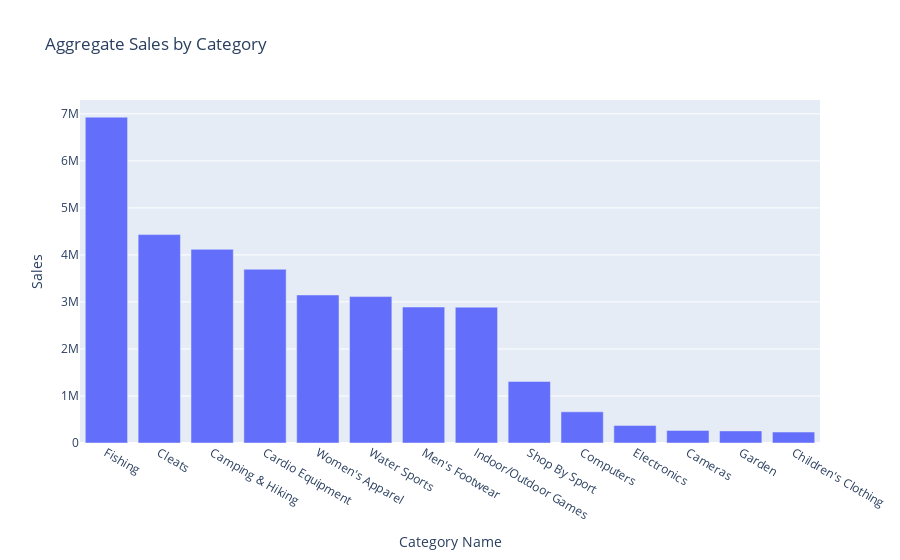

Write notebook code for a chart like this one.
### Markdown cell above
## category vs sales

### Code cell
category_sales=df.groupby('Category Name')['Sales'].sum().reset_index().sort_values(by='Sales', ascending=False).head(14)
plt.figure(figsize=(10, 6))
import plotly.express as px


fig = px.bar(category_sales, x='Category Name', y='Sales', title='Aggregate Sales by Category')

fig.show()

### Figure 1 — Plotly figure (JSON) as saved in the notebook; plotly's stock layout.template omitted (floating-point values rounded to 4 significant figures)
{"data": [{"alignmentgroup": "True", "hovertemplate": "Category Name=%{x}<br>Sales=%{y}<extra></extra>", "legendgroup": "", "marker": {"color": "#636efa", "pattern": {"shape": ""}}, "name": "", "offsetgroup": "", "orientation": "v", "showlegend": false, "textposition": "auto", "type": "bar", "x": ["Fishing", "Cleats", "Camping & Hiking", "Cardio Equipment", "Women's Apparel", "Water Sports", "Men's Footwear", "Indoor/Outdoor Games", "Shop By Sport", "Computers", "Electronics", "Cameras ", "Garden", "Children's Clothing"], "xaxis": "x", "y": [6930000.0, 4432000.0, 4118000.0, 3695000.0, 3147800, 3114000.0, 2892000.0, 2889000.0, 1310000.0, 663000, 371000.0, 267600.0, 257800.0, 232800.0], "yaxis": "y"}], "layout": {"barmode": "relative", "legend": {"tracegroupgap": 0}, "title": {"text": "Aggregate Sales by Category"}, "xaxis": {"anchor": "y", "domain": [0, 1], "title": {"text": "Category Name"}}, "yaxis": {"anchor": "x", "domain": [0, 1], "title": {"text": "Sales"}}}}
